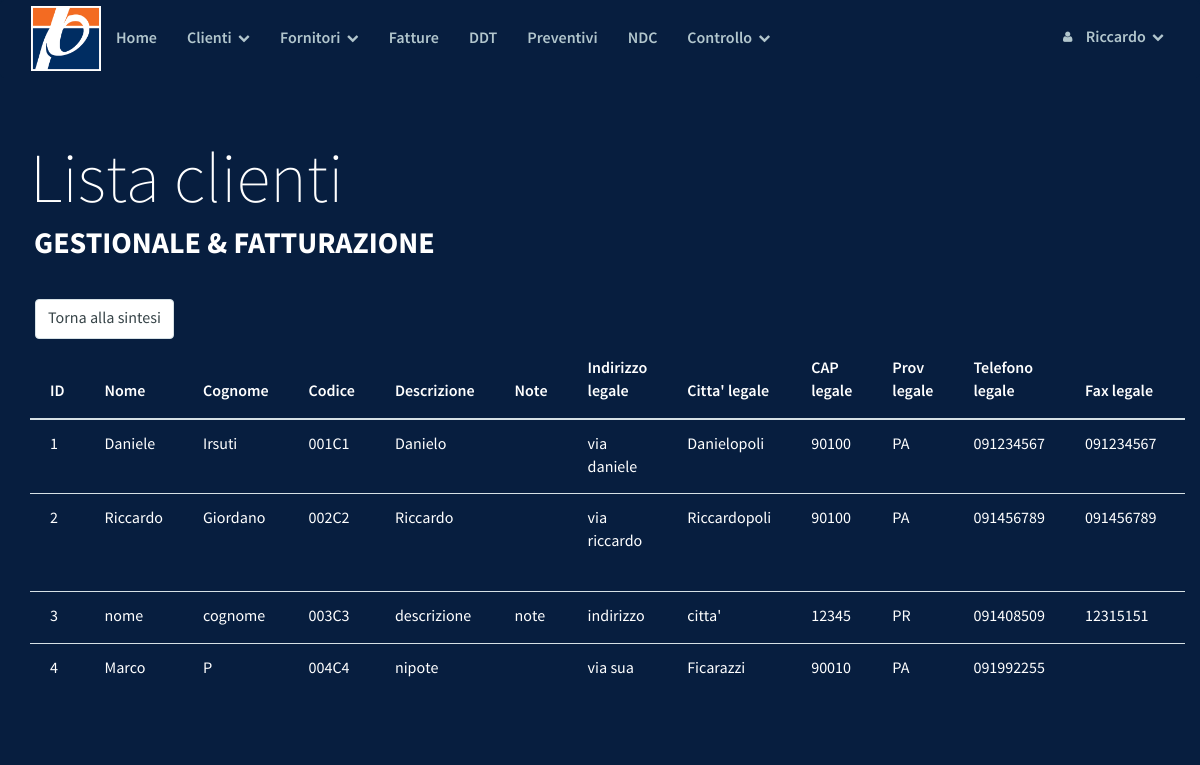
The app's page /lista_clienti_big.php (signed in) with its own data.
### tables this page shows
CREATE TABLE `clienti` (
  `id` int(10) unsigned NOT NULL AUTO_INCREMENT,
  `nomeC` varchar(50) NOT NULL,
  `cognomeC` varchar(50) DEFAULT NULL,
  `codC` varchar(6) NOT NULL,
  `indirizzoLC` varchar(100) DEFAULT NULL,
  `cittaLC` varchar(50) DEFAULT NULL,
  `capLC` int(11) DEFAULT NULL,
  `provLC` varchar(2) DEFAULT NULL,
  `telLC` varchar(20) DEFAULT NULL,
  `faxLC` varchar(20) DEFAULT NULL,
  `statoLC` varchar(20) DEFAULT NULL,
  `emailLC` varchar(50) DEFAULT NULL,
  `urlLC` varchar(100) DEFAULT NULL,
  `indirizzoAC` varchar(100) DEFAULT NULL,
  `cittaAC` varchar(50) DEFAULT NULL,
  `capAC` int(11) DEFAULT NULL,
  `provAC` varchar(2) DEFAULT NULL,
  `telAC` varchar(20) DEFAULT NULL,
  `cellAC` varchar(20) DEFAULT NULL,
  `statoAC` varchar(20) DEFAULT NULL,
  `emailAC` varchar(50) DEFAULT NULL,
  `urlAC` varchar(100) DEFAULT NULL,
  `PIVAC` bigint(20) DEFAULT NULL,
  `CFC` varchar(20) DEFAULT NULL,
  `IBANC` varchar(30) DEFAULT NULL,
  `bancaC` varchar(100) DEFAULT NULL,
  `descrC` varchar(200) DEFAULT NULL,
  `noteC` varchar(200) DEFAULT NULL,
  `reg_date` timestamp NOT NULL DEFAULT CURRENT_TIMESTAMP ON UPDATE CURRENT_TIMESTAMP,
  PRIMARY KEY (`id`),
  UNIQUE KEY `codC` (`codC`,`PIVAC`)
);

### lista_clienti_big.php (the view, shortened to what this page needs)
<!DOCTYPE html>
<html lang="it">
<head>
    <?php include_once("template/parrot/style.php");
            include_once("DB/config.php");?>
</head>
<body>
        <?php include_once("template/parrot/navbar.php") ?>
    <div class="masthead">
        <div class="masthead-title">
            <div class="container">
                Lista clienti
                <small>Gestionale & Fatturazione</small>
            </div>
        </div>
    </div>
    <div style="max-width: 100%; overflow-x: scroll;" class="container">
     <div>
        <form action="lista_clienti.php">
            <input class="form-control widthAuto" type="submit" value="Torna alla sintesi">
        </form>
    </div>
    <table  class="table">
        <thead>
            <tr>
                <th>ID</th>
                <th>Nome</th>
                <th>Cognome</th>
                <th>Codice</th>
                <th>Descrizione</th>
                <th>Note</th>
                <th>Indirizzo legale</th>
                <th>Citta' legale</th>
                <th>CAP legale</th>
                <th>Prov legale</th>
                <th>Telefono legale</th>
                <th>Fax legale</th>
                <th>Stato legale</th>
            </tr>
        </thead>
        <tbody>
            <?php
            include("DB/config.php");
            $sql = "SELECT * FROM clienti";
            $result = mysqli_query($conndb, $sql);
            while($row = mysqli_fetch_array($result)) {
                $id = $row['id'];
                $nomeC = $row['nomeC'];
                $cognomeC = $row['cognomeC'];
                $codC = $row['codC'];
                $descrC = $row['descrC'];
                $noteC = $row['noteC'];
                $indirizzoLC = $row['indirizzoLC'];
                $cittaLC = $row['cittaLC'];
                $capLC = $row['capLC'];
                $provLC = $row['provLC'];
                $telLC = $row['telLC'];
                $faxLC = $row['faxLC'];
                $statoLC = $row['statoLC'];
                $emailLC = $row['emailLC'];
                $urlLC = $row['urlLC'];
                $indirizzoAC = $row['indirizzoAC'];
                $cittaAC = $row['cittaAC'];
                $capAC = $row['capAC'];
                $provAC = $row['provAC'];
                $telAC = $row['telAC'];
                $cellAC = $row['cellAC'];
                $statoAC = $row['statoAC'];
                $emailAC = $row['emailAC'];
                $urlAC = $row['urlAC'];
                $PIVAC = $row['PIVAC'];
                $CFC = $row['CFC'];
                $IBANC = $row['IBANC'];
                $bancaC = $row['bancaC'];
                echo "<tr>
                <td>".$id."</td>
                <td>".$nomeC."</td>
                <td>".$cognomeC."</td>
                <td>".$codC."</td>
                <td>".$descrC."</td>
                <td>".$noteC."</td>
                <td>".$indirizzoLC."</td>
                <td>".$cittaLC."</td>
                <td>".$capLC."</td>
                <td>".$provLC."</td>
                <td>".$telLC."</td>
                <td>".$faxLC."</td>
                <td>".$statoLC."</td>
                <td>".$emailLC."</td>
                <td>".$urlLC."</td>
                <td>".$indirizzoAC."</td>
                <td>".$cittaAC."</td>
                <td>".$capAC."</td>
                <td>".$provAC."</td>
                <td>".$telAC."</td>
                <td>".$cellAC."</td>
                <td>".$statoAC."</td>
                <td>".$emailAC."</td>
                <td>".$urlAC."</td>
                <td>".$PIVAC."</td>
                <td>".$CFC."</td>
                <td>".$IBANC."</td>
                <td>".$bancaC."</td>
                </tr>";
            }
            ?>
        </tbody>
    </table>
    </div>
	</body>
</html>

### template/parrot/css/drunken-parrot.css (style rules this page uses)
body { font-family: "SourceSansPro", Helvetica, Arial, sans-serif; font-size: 16px; line-height: 1.5; color: #fff; background-color: #071E3F; }
.form-control { border: 1px solid #d6e1e5; color: #364347; font-size: 16px; line-height: 1.467; padding: 7px 12px; height: 40px; -webkit-appearance: none; border-radius: 4px; -webkit-box-shadow: none; box-shadow: none; -webkit-transition: border .25s linear, color .25s linear, background-color .25s linear; transition: border .25s linear, color .25s linear, background-color .25s linear; }
.table > thead > tr > th, .table > tbody > tr > th, .table > tfoot > tr > th, .table > thead > tr > td, .table > tbody > tr > td, .table > tfoot > tr > td { padding: 14px 5px; border-top: 1px solid #d6e1e5; }
.table > thead > tr > th { border-bottom: 2px solid #d6e1e5; font-family: "SourceSansProSemiBold", Helvetica, Arial, sans-serif; }

### template/parrot/css/demo.css (style rules this page uses)
.masthead { width: 100%; height: 100%; padding: 2em 0 2em 0; position: relative; z-index: 2; }
.masthead .masthead-title { font-family: "SourceSansProExtraLight", Helvetica, Arial, sans-serif; font-size: 30px; line-height: 1.2; color: white; }
.masthead .masthead-title small { color: white; font-family: "SourceSansProBold", Helvetica, Arial, sans-serif; display: block; text-transform: uppercase; font-size: 12px; padding-left: 4px; }
@media (min-width: 1000px) { .container { width: 1170px; } }
@media (min-width: 1000px) { .masthead { :padding: 3em 0; } }
@media (min-width: 1000px) { .masthead .masthead-title { font-size: 70px; } }
@media (min-width: 1000px) { .masthead .masthead-title small { font-size: 30px; } }
@media (min-width: 1000px) { .table > thead > tr > th, .table > tbody > tr > th, .table > tfoot > tr > th, .table > thead > tr > td, .table > tbody > tr > td, .table > tfoot > tr > td { padding: 14px 20px; border-top: 1px solid #d6e1e5; } }

### template/parrot/css/custom.css (style rules this page uses)
.widthAuto { width: auto; display: inline-block; margin: 5px; }

### records on screen
clienti: id "1", nomeC "Daniele", cognomeC "Irsuti", codC "001C1", descrC "Danielo", indirizzoLC "via daniele", cittaLC "Danielopoli", capLC "90100", provLC "PA", telLC "091234567", faxLC "091234567"
clienti: id "2", nomeC "Riccardo", cognomeC "Giordano", codC "002C2", descrC "Riccardo", indirizzoLC "via riccardo", cittaLC "Riccardopoli", capLC "90100", provLC "PA", telLC "091456789", faxLC "091456789"
clienti: id "3", nomeC "nome", cognomeC "cognome", codC "003C3", descrC "descrizione", noteC "note", indirizzoLC "indirizzo", cittaLC "citta'", capLC "12345", provLC "PR", telLC "091408509", faxLC "12315151"
clienti: id "4", nomeC "Marco", cognomeC "P", codC "004C4", descrC "nipote", indirizzoLC "via sua", cittaLC "Ficarazzi", capLC "90010", provLC "PA", telLC "091992255"

### other values on screen
$user "Riccardo"
